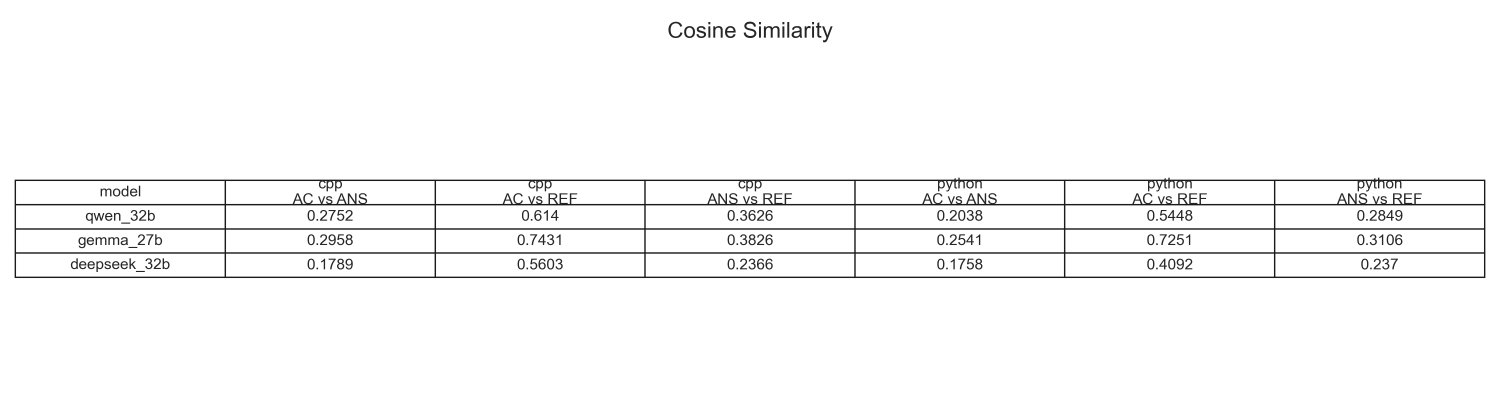
#> input picture codeforces/similar/cosine_similarity.png, 4500 x 1200 px (shown at 1/3 size)
$ python -i img_preprocessing.py   (imports and definitions only)
#> lines starting #> are read from the running program, lines starting #| are printed output that depends on the picture
#> further down, picture is the input picture: shape (1200, 4500, 3); min 26, max 255, mean 248.3
from re import A
import cv2
import numpy as np
import pickle
from tqdm import tqdm


def preprocessing(img,img_size=64,margin=0,threshold_w=0,threshold_h=0,out_channel=3):
    # if len(img) > 2:
    #     img = cv2.cvtColor(img, cv2.COLOR_BGR2GRAY)
#> called with img_size = 64, margin = 0, threshold_w = 0, threshold_h = 0, out_channel = 3
    img_white = cv2.bitwise_not(img)#np.where(img_org>0,0,255) #文字領域白
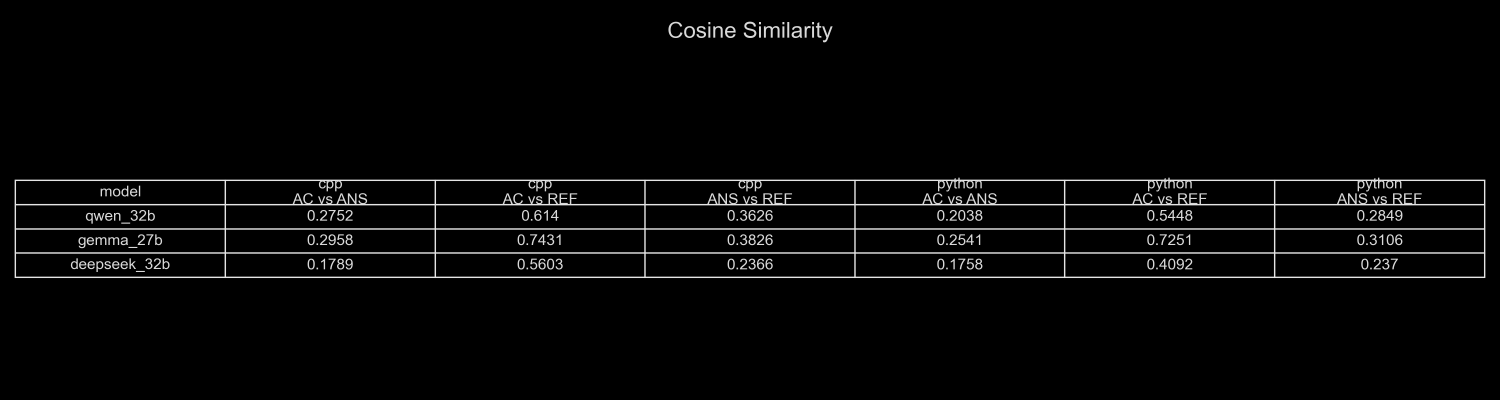
#> img_white: shape (1200, 4500, 3) (shown at 1/3 size); min 0, max 229, mean 6.7
    y_min = 0
    y_max = 0
    x_min = 0
    x_max = 0
    # 行の処理
    for i in range(img_white.shape[0]):
        if np.sum(img_white[i,:]) > 0:
            y_min = i
            break
    for i in reversed(range(img_white.shape[0])):
        if np.sum(img_white[i,:]) > 0:
            y_max = i+1 #rangeが0~n-1なので，arrayのインデックス調整で+1する　例：img[0:N] これも0~N-1になっているので+1しておかないとバグる
            break
    # 列の処理
    for i in range(img_white.shape[1]):
        if np.sum(img_white[:,i]) > 0:
            x_min = i
            break
    for i in reversed(range(img_white.shape[1])):
        if np.sum(img_white[:,i]) > 0:
            x_max = i+1
            break
    img = img_white[y_min:y_max,x_min:x_max]
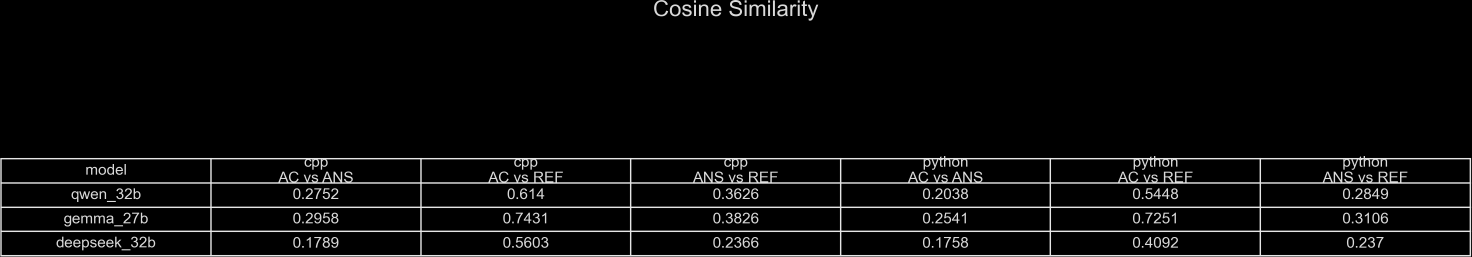
#> img: shape (770, 4414, 3) (shown at 1/3 size); min 0, max 229, mean 10.6
    h = img.shape[0]
#> h = 770
    w = img.shape[1]
#> w = 4414
    if (h<threshold_h) or (w<threshold_w):
        # print('error')
        return 0
    if margin>0:
        img = np.pad(img,[(margin,margin),(margin,margin)],'constant')
    size = max(w,h)
#> size = 4414
    ratio = img_size/size #何倍すれば良いか
#> ratio = 0.0145
    img_resize = cv2.resize(img, (int(w*ratio),int(h*ratio)),interpolation=cv2.INTER_CUBIC)
    # img_resize = cv2.bitwise_not(img_resize) #文字領域黒
    #0埋めの幅を決める
    if w > h:
        pad = int((img_size - h*ratio)/2)
#> pad = 26
        #np.pad()の第二引数[(上，下),(左，右)]にpaddingする行・列数
#> (the run stopped early here; a loop or call above may not have finished)
